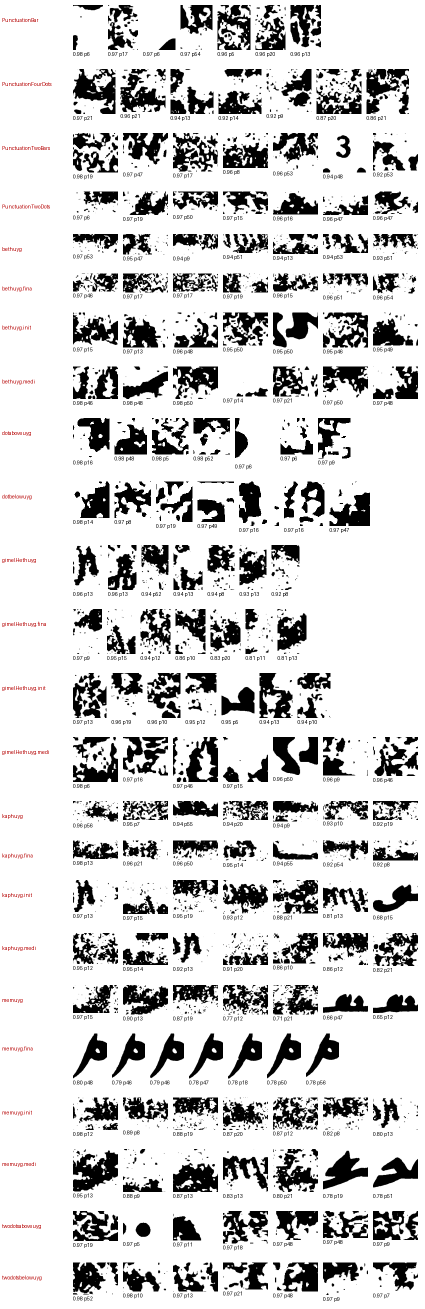
#> input picture qa/lecoq_qa3.png, 850 x 2618 px, given in place of ., which was not available (shown at 1/2 size)
$ python -i regenerate_masters_74b.py   (imports and definitions only)
#> lines starting #> are read from the running program, lines starting #| are printed output that depends on the picture
"""Phase 7.4b: regenerate masters mixing Mueller-1908 and Le Coq-1912 ink.

Same consensus + Schneider pipeline as Phase 7.4 (identical parameters), but
the per-glyph attestation pool is the UNION of three provenance-tagged
sources:
  * mueller1908 : harvest_decisions.json crops in harvest/<glyph>/
  * lecoq1912   : harvest_decisions_lecoq.json crops in
                  harvest_lecoq_filtered/<glyph>/
  * validated   : members of already-validated clusters for the exact glyph
The two printings are the SAME Berlin-academy metal type (verified), so their
ink co-stacks in one consensus.  outline_report_74.json records the provenance
mix per master (n_mueller / n_lecoq / n_validated) so no master silently
hides its source.  Font is never modified.

Supersedes regenerate_masters_74.py output: writes the same
outline_report_74.json (read by update_ledger.py) covering every harvested
glyph from either source.
"""
import json
import os

import cv2
import numpy as np
from fontTools.ttLib import TTFont
from PIL import Image, ImageDraw
from skimage.measure import find_contours

BASE = r"C:\Users\KutadguBilim\Font\Uigurica"
OUT = os.path.join(BASE, "masters")
CANVAS_H = 240
PAD = 40
FIT_TOL = 1.6
CORNER_DEG = 65
PROD_MIN = 3

# [5 lines not run here, left out]
# [1 line that did not run here, left out]

# [1 line that did not run here, left out]
# [1 line that did not run here, left out]
# [1 line that did not run here, left out]
LETTERS = ["alephuyg", "bethuyg", "gimelHethuyg", "wawuyg", "zayinuyg",
           "finalHethuyg", "yodhuyg", "kaphuyg", "lamedhuyg", "memuyg",
           "nunuyg", "samekhuyg", "peuyg", "sadheuyg", "reshuyg", "shinuyg",
           "tawuyg", "leshuyg"]
# [2 lines that did not run here, left out]

# existing validated members per glyph (provenance: mueller1908, same as 7.4)
extra = {}
# [8 lines not run here, left out]

# assemble provenance-tagged pool per glyph
pool = {}   # glyph -> list of (path, provenance)
# [11 lines not run here, left out]


def load_ink(path):
#> called with path = '.'
    a = np.asarray(Image.open(path).convert("RGBA")).astype(np.float32)
    alpha = a[:, :, 3]
#> alpha: shape (2618, 850) float32; every value is 255
    ys, xs = np.nonzero(alpha > 0)
    if len(ys) == 0:
        return None
    a = a[ys.min():ys.max() + 1, xs.min():xs.max() + 1]
    gray = a[:, :, :3].mean(axis=2)
    return (a[:, :, 3] / 255.0) * (1.0 - gray / 255.0)
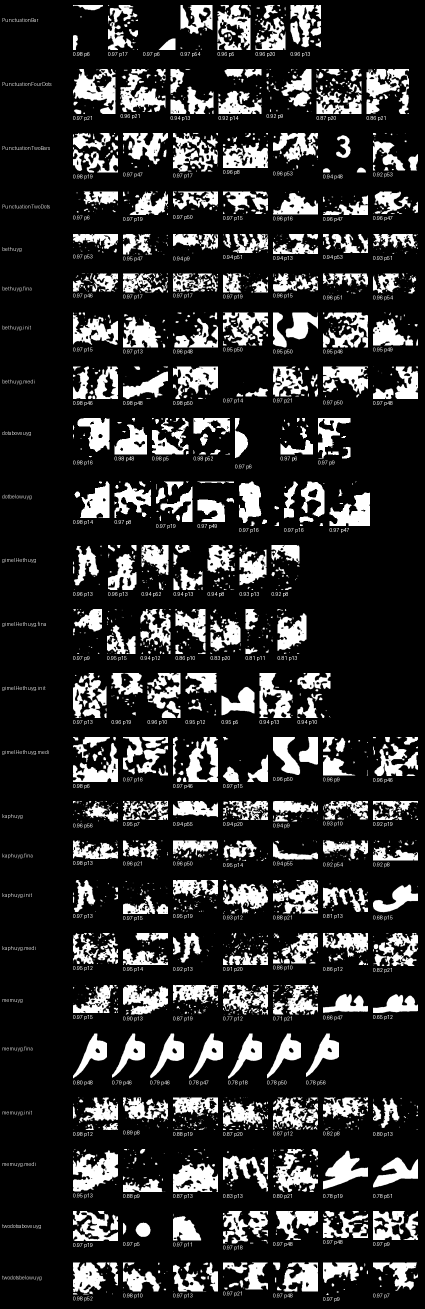
#> returned value: shape (2618, 850) float32 (shown at 1/2 size); min 0, max 1, mean 0.183


def consensus_of(paths):
    inks = [i for i in (load_ink(p) for p in paths) if i is not None]
#> call 3 of load_ink, with path = '/'
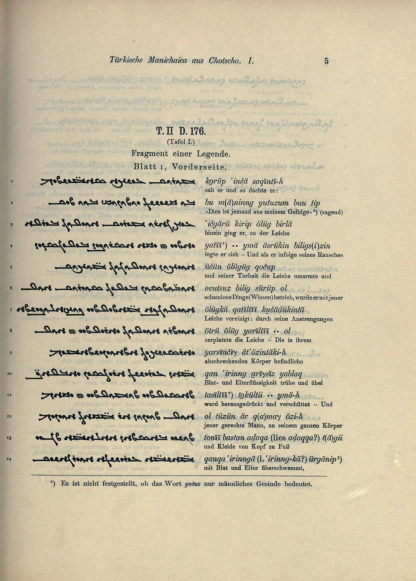
#> input picture qa/lecoq_text_p5.png, 832 x 1162 px, given in place of , which was not available (shown at 1/2 size)
#> in load_ink (call 3), `alpha = a[:, :, 3]`: alpha: shape (1162, 832) float32; every value is 255
#> in load_ink (call 3), `gray = a[:, :, :3].mean(axis=2)`:
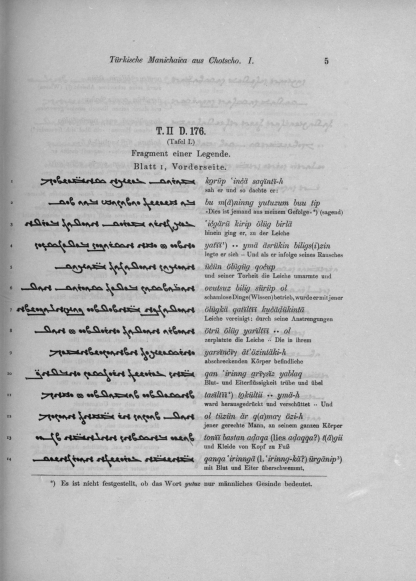
#> gray: shape (1162, 832) float32 (shown at 1/2 size); min 12.67, max 237, mean 186.7
#> in load_ink (call 3), `return (a[:, :, 3] / 255.0) * (1.0 - gray / 255.0)`:
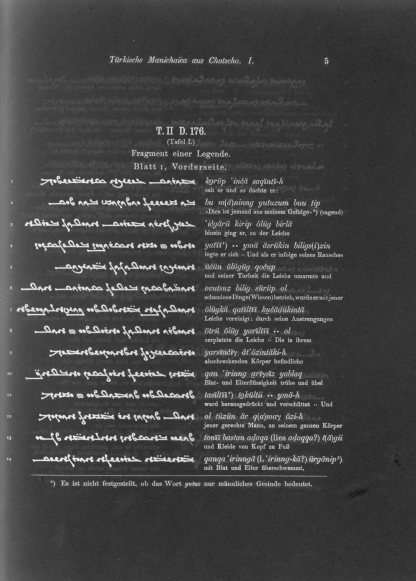
#> returned value: shape (1162, 832) float32 (shown at 1/2 size); min 0.0706, max 0.95, mean 0.268
    h_med = float(np.median([i.shape[0] for i in inks]))
    scaled = []
    for ink in inks:
        s = CANVAS_H / ink.shape[0]
        nw = max(1, round(ink.shape[1] * s))
        scaled.append(np.asarray(
            Image.fromarray((ink * 255).astype(np.uint8), "L")
            .resize((nw, CANVAS_H), Image.LANCZOS), np.float32) / 255.0)
    W = max(s.shape[1] for s in scaled) + 2 * PAD
    H = CANVAS_H + 2 * PAD
    stack = np.zeros((len(scaled), H, W), np.float32)
    for k, s in enumerate(scaled):
        ys, xs = np.nonzero(s > 0.2)
        oy = int(round(H / 2 - ys.mean()))
        ox = int(round(W / 2 - xs.mean()))
        y0, x0 = max(0, oy), max(0, ox)
        sy0, sx0 = max(0, -oy), max(0, -ox)
        hh = min(s.shape[0] - sy0, H - y0)
        ww = min(s.shape[1] - sx0, W - x0)
        stack[k, y0:y0 + hh, x0:x0 + ww] = s[sy0:sy0 + hh, sx0:sx0 + ww]
    for _ in range(2):
        mean = stack.mean(axis=0)
        for k in range(len(scaled)):
            (dx, dy), _ = cv2.phaseCorrelate(mean, stack[k])
            if abs(dx) > 0.3 or abs(dy) > 0.3:
                M = np.float32([[1, 0, -dx], [0, 1, -dy]])
                stack[k] = cv2.warpAffine(stack[k], M, (W, H))
    cons = stack.mean(axis=0)
    agreement = float(cons[cons >= 0.5].mean()) if (cons >= 0.5).any() else 0.0
    return cons, h_med, agreement


# [148 lines left out: functions clean_mask, bezier_pt, fit_cubic, fit_contour, fit_error, svg_of and 1 more, not called in this run]


report = []
pages = []
# [115 lines not run here, left out]

#> (the run stopped early here; a loop or call above may not have finished)
